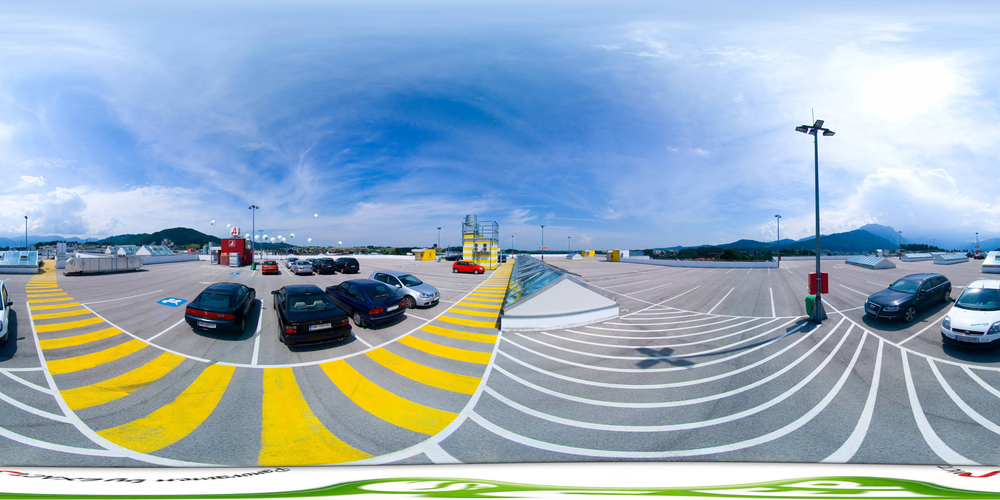
#> input picture style-transfer/py360convert/test/360/11.png, 1000 x 500 px, shrunk from 1920 x 960 before the run, found by its file name
$ python filter.py
#> lines starting #> are read from the running program, lines starting #| are printed output that depends on the picture

import cv2

import numpy as np
from matplotlib import pyplot as plt

def blur():
    # 直接使用 cv2.blur（）函数进行均值滤波
    blur = cv2.blur(img, (5, 5))
    cv2.imwrite('./blur.jpg',blur)

    # 通过numpy构建均值滤波器模板，再使用cv2.filter2D()函数滤波
    kernel = np.ones((5, 5), np.float32) / 25
    dst = cv2.filter2D(img, -1, kernel)
    cv2.imwrite('./dst.jpg',dst)
    imgName = [img, blur, dst]
    titleName = ['Original', 'Blurred', 'Averaged']

    for i in range(3):
        plt.subplot(1, 3, i + 1), plt.imshow(imgName[i]), plt.title(titleName[i])
        plt.xticks([]), plt.yticks([])
    plt.show()

def contrast_img(img1, c, b):  # 亮度就是每个像素所有通道都加上b
    rows, cols, channels = img1.shape

    # 新建全零(黑色)图片数组:np.zeros(img1.shape, dtype=uint8)
    blank = np.zeros([rows, cols, channels], img1.dtype)
    dst = cv2.addWeighted(img1, c, blank, 1-c, b)
    cv2.imshow('original_img', img1)
    cv2.imshow("contrast_img", dst)

if __name__ == '__main__':
    img = cv2.imread("./360_combin/11.png", cv2.IMREAD_COLOR)
#> img is the input picture: shape (500, 1000, 3); mean B, G, R 189.6, 174, 152.8
    contrast_img(img, 1.3, 3)
#> in contrast_img, `dst = cv2.addWeighted(img1, c, blank, 1-c, b)`:
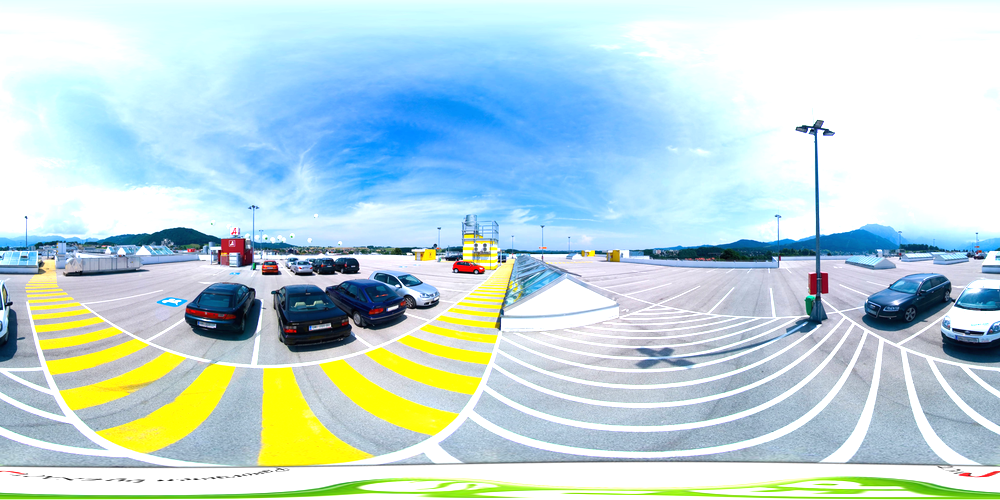
#> dst: shape (500, 1000, 3); mean B, G, R 218.1, 215.5, 190.3
    cv2.waitKey(0)
    cv2.destroyAllWindows()
    exit()
#> (the program exits here)

$ run again, with style-transfer/py360convert/test/360/134.png copied over style-transfer/py360convert/test/360/11.png
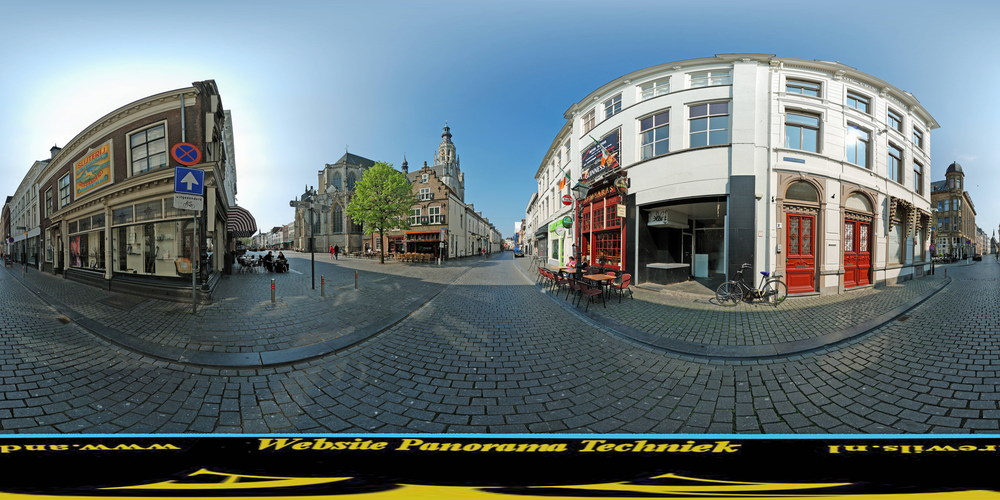
#> input picture style-transfer/py360convert/test/360/134.png, 1000 x 500 px, shrunk from 1920 x 960 before the run, found by its file name
#> img is the input picture: shape (500, 1000, 3); mean B, G, R 118.1, 115.7, 102.4
#> in contrast_img, `dst = cv2.addWeighted(img1, c, blank, 1-c, b)`:
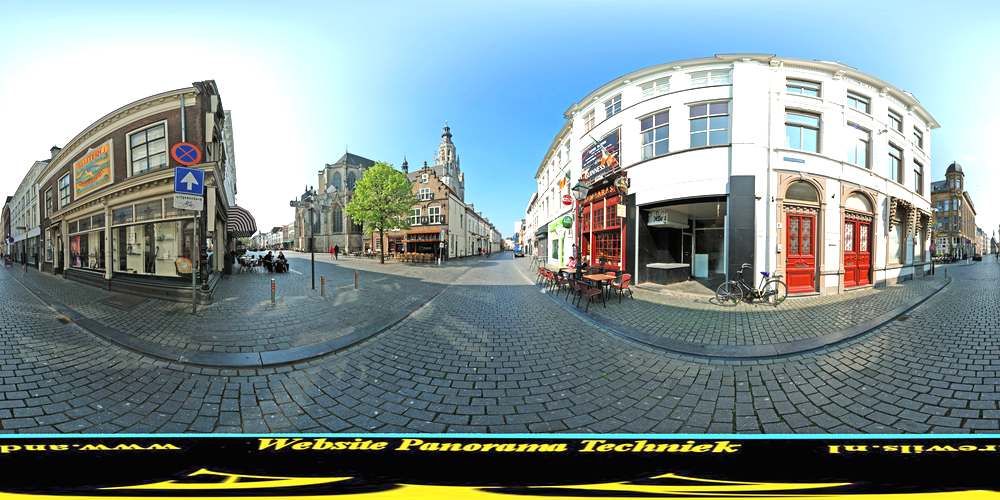
#> dst: shape (500, 1000, 3); mean B, G, R 145.6, 146.9, 131.4

$ run again, with style-transfer/py360convert/test/360/19.png copied over style-transfer/py360convert/test/360/11.png
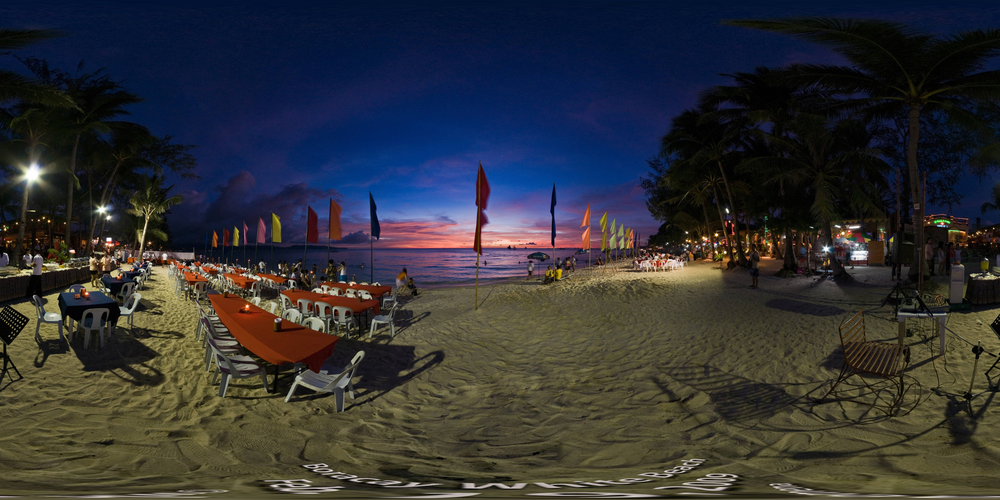
#> input picture style-transfer/py360convert/test/360/19.png, 1000 x 500 px, shrunk from 1920 x 960 before the run, found by its file name
#> img is the input picture: shape (500, 1000, 3); mean B, G, R 53.1, 50.1, 49.2
#> in contrast_img, `dst = cv2.addWeighted(img1, c, blank, 1-c, b)`:
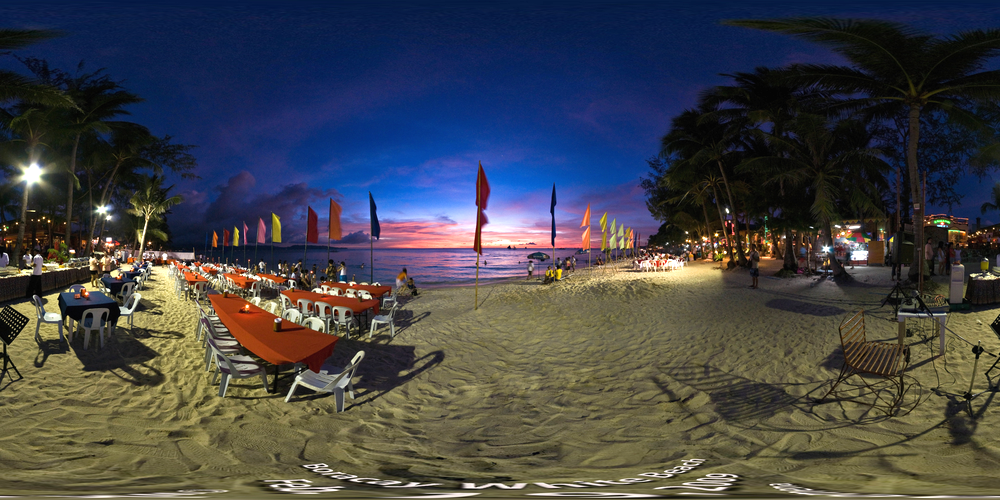
#> dst: shape (500, 1000, 3); mean B, G, R 71.9, 68.1, 66.7
